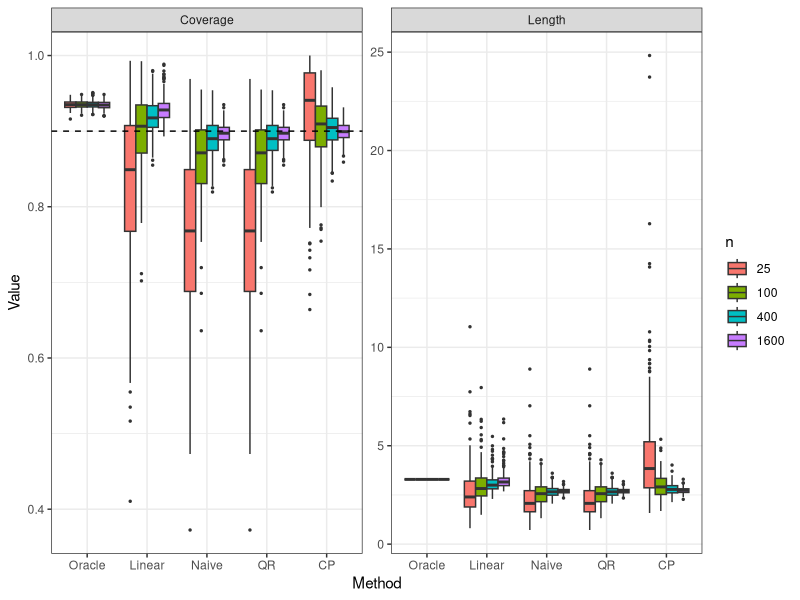

This chart was generated by the following R code:
# =============================
# Setup
# =============================
set.seed(1)

library(ggplot2)
library(tidyr)

# -----------------------------
# Parameters
# -----------------------------
n_list <- c(25, 100, 400, 1600)
M <- 200
n_test <- 2000

alpha <- 0.1
beta  <- 2
a     <- 1
sigma <- 1

f <- function(x) beta * x + a

# t-distribution scaling (df = 3)
df <- 3
scale_t <- sigma / sqrt(df / (df - 2))

# "Gaussian oracle" (misspecified now)
z <- qnorm(1 - alpha/2)

# True oracle (optional)
q_true <- qt(1 - alpha/2, df = df) * scale_t

# -----------------------------
# Storage
# -----------------------------
results_all <- data.frame()

# -----------------------------
# Simulation loop
# -----------------------------
for (n in n_list) {
  
  cat("Running n =", n, "\n")
  
  n_train <- n/2
  n_cal   <- n/2
  
  cov_oracle <- cov_lin <- cov_qr <- cov_cp <- cov_naive <- numeric(M)
  len_oracle <- len_lin <- len_qr <- len_cp <- len_naive <- numeric(M)
  
  for (m in 1:M) {
    
    # -------------------------
    # Data (NON-GAUSSIAN)
    # -------------------------
    gen_data <- function(n) {
      x <- runif(n, -1, 1)
      eps <- rt(n, df = df) * scale_t
      y <- f(x) + eps
      data.frame(x = x, y = y)
    }
    
    train <- gen_data(n_train)
    cal   <- gen_data(n_cal)
    test  <- gen_data(n_test)
    
    # -------------------------
    # (i) Oracle (Gaussian WRONG)
    # -------------------------
    oracle_lower <- f(test$x) - z * sigma
    oracle_upper <- f(test$x) + z * sigma
    
    # (optional) TRUE oracle:
    # oracle_lower <- f(test$x) - q_true
    # oracle_upper <- f(test$x) + q_true
    
    # -------------------------
    # (ii) Linear Gaussian
    # -------------------------
    lm_fit <- lm(y ~ x, data = train)
    
    pred_train <- predict(lm_fit, newdata = train)
    pred_cal   <- predict(lm_fit, newdata = cal)
    pred_test  <- predict(lm_fit, newdata = test)
    
    sigma_hat <- sqrt(mean((train$y - pred_train)^2))
    
    lin_lower <- pred_test - z * sigma_hat
    lin_upper <- pred_test + z * sigma_hat
    
    # -------------------------
    # (iii) QR (residual quantiles)
    # -------------------------
    res_train <- train$y - pred_train
    
    q_low  <- quantile(res_train, alpha/2)
    q_high <- quantile(res_train, 1 - alpha/2)
    
    qr_lower <- pred_test + q_low
    qr_upper <- pred_test + q_high
    
    # -------------------------
    # (iv) Conformal
    # -------------------------
    res_cal <- abs(cal$y - pred_cal)
    
    k <- ceiling((n_cal + 1) * (1 - alpha))
    k <- min(k, n_cal)
    
    q_cp <- sort(res_cal)[k]
    
    cp_lower <- pred_test - q_cp
    cp_upper <- pred_test + q_cp
    
    # -------------------------
    # (v) Naive (NO split!)
    # -------------------------
    q_low_naive  <- quantile(res_train, alpha/2)
    q_high_naive <- quantile(res_train, 1 - alpha/2)
    
    naive_lower <- pred_test + q_low_naive
    naive_upper <- pred_test + q_high_naive
    
    # -------------------------
    # Metrics
    # -------------------------
    coverage <- function(l, u, y) mean(y >= l & y <= u)
    length   <- function(l, u) mean(u - l)
    
    cov_oracle[m] <- coverage(oracle_lower, oracle_upper, test$y)
    cov_lin[m]    <- coverage(lin_lower, lin_upper, test$y)
    cov_qr[m]     <- coverage(qr_lower, qr_upper, test$y)
    cov_cp[m]     <- coverage(cp_lower, cp_upper, test$y)
    cov_naive[m]  <- coverage(naive_lower, naive_upper, test$y)
    
    len_oracle[m] <- length(oracle_lower, oracle_upper)
    len_lin[m]    <- length(lin_lower, lin_upper)
    len_qr[m]     <- length(qr_lower, qr_upper)
    len_cp[m]     <- length(cp_lower, cp_upper)
    len_naive[m]  <- length(naive_lower, naive_upper)
  }
  
  # -------------------------
  # Store results
  # -------------------------
  results_all <- rbind(results_all, data.frame(
    n = n,
    Method = rep(c("Oracle", "Linear", "QR", "CP", "Naive"), each = M),
    Coverage = c(cov_oracle, cov_lin, cov_qr, cov_cp, cov_naive),
    Length   = c(len_oracle, len_lin, len_qr, len_cp, len_naive)
  ))
}

# =============================
# Reshape
# =============================
results_long <- results_all |>
  pivot_longer(cols = c(Coverage, Length),
               names_to = "Metric",
               values_to = "Value")

results_long$Method <- factor(
  results_long$Method,
  levels = c("Oracle", "Linear", "Naive", "QR", "CP")
)

# =============================
# Plot: Methods vs n (farve = n)
# =============================
p_all <- ggplot(results_long,
                aes(x = Method, y = Value, fill = factor(n))) +
  geom_boxplot(outlier.size = 0.5, position = position_dodge(0.75)) +
  facet_wrap(~ Metric, scales = "free_y") +
  geom_hline(
    data = data.frame(Metric = "Coverage"),
    aes(yintercept = 1 - alpha),
    linetype = "dashed",
    inherit.aes = FALSE
  ) +
  labs(fill = "n") +
  theme_bw()

print(p_all)
